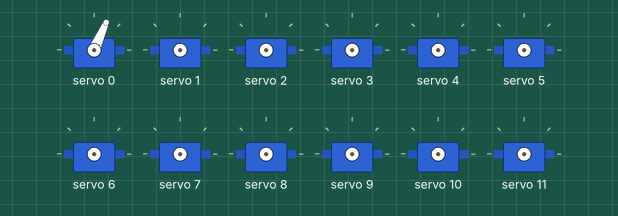
The sketch below on a simulated Arduino Uno, built with avr-gcc and run on an emulated ATmega328P. On the bench: 12 × servo.

Above: at 0.05 s.
At 0.3 s:
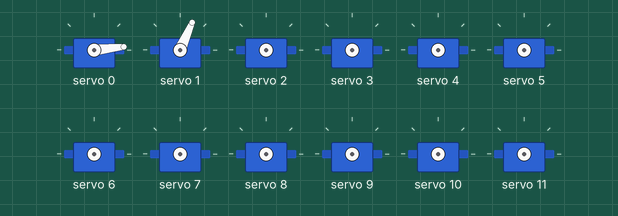
At 0.6 s:
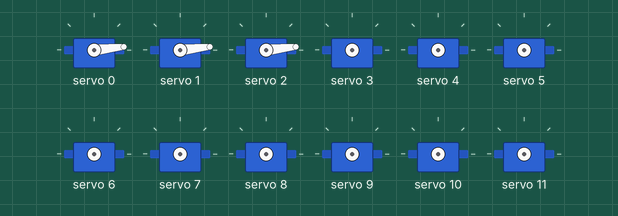
At 1.2 s:
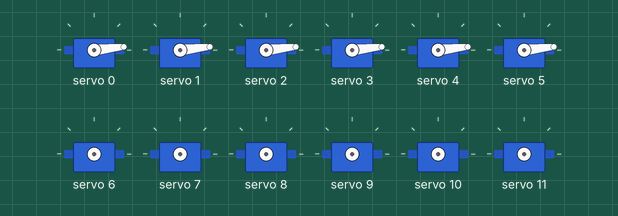
At 1.8 s:
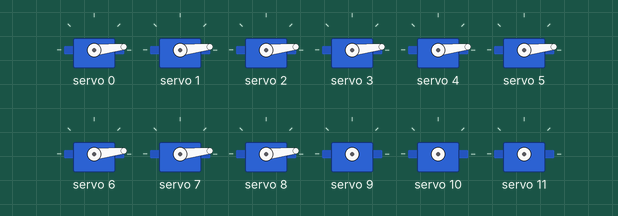
At 2.4 s:
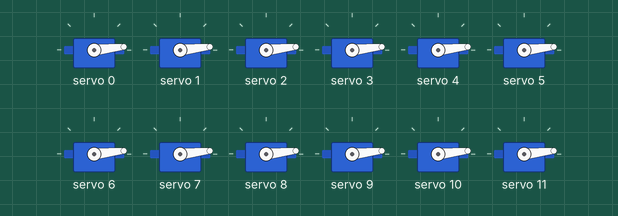
Timing chart, 0 to 5.6 s (numbered marks = the images above):
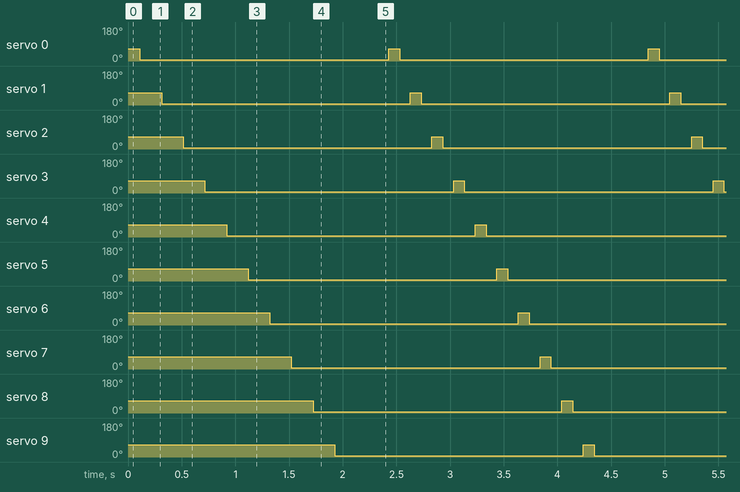

The sketch:

servo.ino
```cpp
#include <Wire.h>
#include <Adafruit_PWMServoDriver.h>

Adafruit_PWMServoDriver myServo = Adafruit_PWMServoDriver();

#define DELAYSERVO 100
#define SERVOMIN 150
#define SERVOMAX 300


uint8_t numberOfServos = 12;
uint8_t servonum = 0;

void setup() {
  Serial.begin(9600);
  myServo.begin();
  myServo.setPWMFreq(60);
  delay(10);
}

void loop() {
  raiseServo(servonum);
  lowerServo(servonum);

  servonum ++;
  if (servonum > numberOfServos-1)
    servonum = 0;
}

void raiseServo(uint8_t servoNum){
  myServo.setPWM(servonum, 0, SERVOMAX);  // mover el servo a la posición máxima
  delay(DELAYSERVO);
}

void lowerServo(uint8_t servoNum){
  myServo.setPWM(servonum, 0, SERVOMIN);  // mover el servo a la posición mínima
  delay(DELAYSERVO);
}
```

Measured:
- by itself, servo 0–11: alternates 66° for 0.10 s and 6° for 2.3 s
